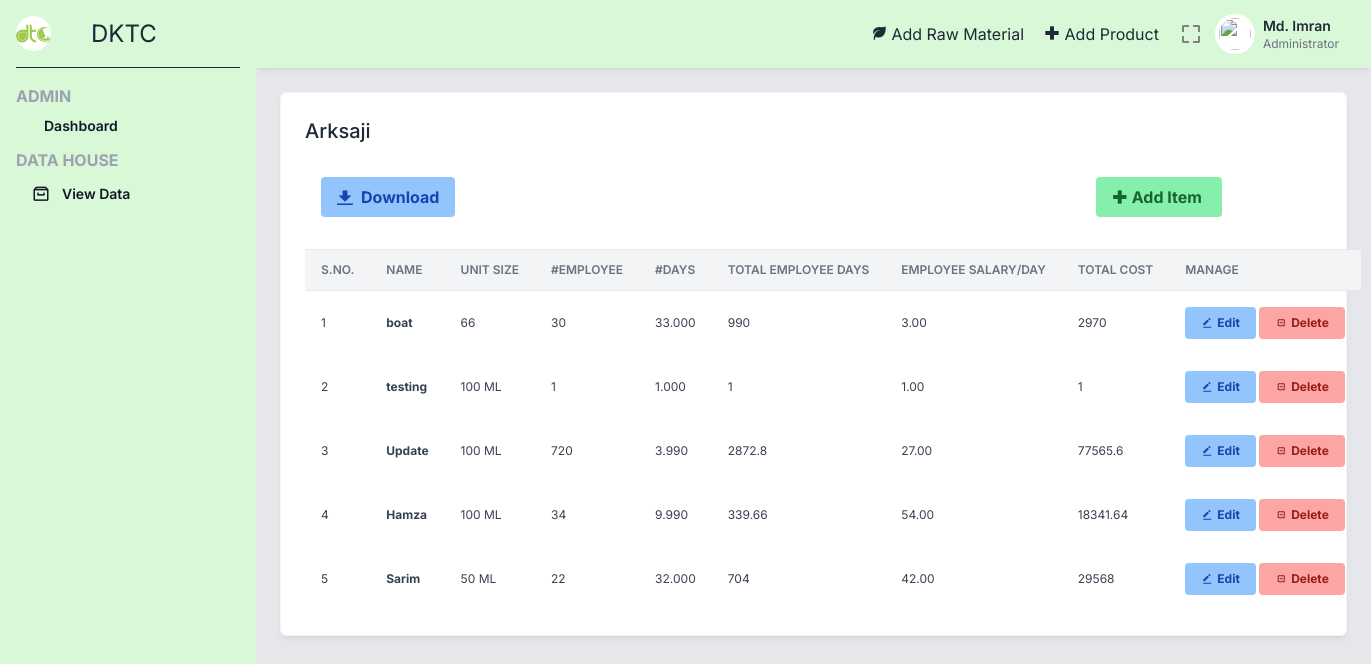
Screenshot of /arksaji.php (signed in) with the database file from the repository.
### tables this page shows
CREATE TABLE `arksaji` (
  `_id` int(5) NOT NULL,
  `pid` int(5) NOT NULL,
  `noe` int(3) NOT NULL,
  `nod` float(5,3) NOT NULL,
  `salPerDay` float(5,2) NOT NULL
);

CREATE TABLE `product` (
  `_id` int(5) NOT NULL,
  `name` varchar(100) NOT NULL,
  `type` varchar(2) NOT NULL,
  `sizes` varchar(10) NOT NULL
);

### arksaji.php (the view, shortened to what this page needs)
<?php include 'includes/_topbar.php' ?>
<div class="p-6">
    <div class="grid grid-cols-1 lg:grid-cols-3 gap-6 mb-6">
        <div class="bg-white border border-gray-100 shadow-md shadow-black/5 p-6 rounded-md lg:col-span-3">
            <div class="flex justify-between mb-4 items-start">
                <div class="font-medium">
                    <h2 class="text-xl">
                        Arksaji
                    </h2>
                </div>
            </div>
            <div class="grid grid-cols-1 md:grid-cols-2 lg:grid-cols-4 gap-4 mb-4">
                <div class="p-4">
                    <button class="bg-blue-300 hover:bg-blue-400 text-blue-800 font-bold py-2 px-4 rounded inline-flex items-center">
                        <svg class="fill-current w-4 h-4 mr-2" xmlns="http://www.w3.org/2000/svg" viewBox="0 0 20 20">
                            <path d="M13 8V2H7v6H2l8 8 8-8h-5zM0 18h20v2H0v-2z" />
                        </svg>
                        <span>Download</span>
                    </button>
                </div>
                <div class="p-4 col-start-4">
                    <a href="addArk.php">
                        <button class="bg-green-300 hover:bg-green-400 text-green-800 font-bold py-2 px-4 rounded inline-flex items-center">
                            <i class='bx bx-plus-medical'></i>
                            <span class="mx-1">Add Item</span>
                        </button>
                    </a>
                </div>
            </div>
            <div>
                <table class="items-center w-full bg-transparent border-collapse">
                    <thead>
                        <tr>
                            <th class="px-4 bg-gray-100 dark:bg-gray-600 text-gray-500 dark:text-gray-100 align-middle border border-solid border-gray-200 dark:border-gray-500 py-3 text-xs uppercase border-l-0 border-r-0 whitespace-nowrap font-semibold text-left">S.No.</th>
                            <th class="px-4 bg-gray-100 dark:bg-gray-600 text-gray-500 dark:text-gray-100 align-middle border border-solid border-gray-200 dark:border-gray-500 py-3 text-xs uppercase border-l-0 border-r-0 whitespace-nowrap font-semibold text-left">Name</th>
                            <th class="px-4 bg-gray-100 dark:bg-gray-600 text-gray-500 dark:text-gray-100 align-middle border border-solid border-gray-200 dark:border-gray-500 py-3 text-xs uppercase border-l-0 border-r-0 whitespace-nowrap font-semibold text-left min-w-140-px">Unit Size</th>
                            <th class="px-4 bg-gray-100 dark:bg-gray-600 text-gray-500 dark:text-gray-100 align-middle border border-solid border-gray-200 dark:border-gray-500 py-3 text-xs uppercase border-l-0 border-r-0 whitespace-nowrap font-semibold text-left min-w-140-px">#Employee</th>
                            <th class="px-4 bg-gray-100 dark:bg-gray-600 text-gray-500 dark:text-gray-100 align-middle border border-solid border-gray-200 dark:border-gray-500 py-3 text-xs uppercase border-l-0 border-r-0 whitespace-nowrap font-semibold text-left min-w-140-px">#Days</th>
                            <th class="px-4 bg-gray-100 dark:bg-gray-600 text-gray-500 dark:text-gray-100 align-middle border border-solid border-gray-200 dark:border-gray-500 py-3 text-xs uppercase border-l-0 border-r-0 whitespace-nowrap font-semibold text-left min-w-140-px">Total Employee Days</th>
                            <th class="px-4 bg-gray-100 dark:bg-gray-600 text-gray-500 dark:text-gray-100 align-middle border border-solid border-gray-200 dark:border-gray-500 py-3 text-xs uppercase border-l-0 border-r-0 whitespace-nowrap font-semibold text-left min-w-140-px">Employee Salary/Day</th>
                            <th class="px-4 bg-gray-100 dark:bg-gray-600 text-gray-500 dark:text-gray-100 align-middle border border-solid border-gray-200 dark:border-gray-500 py-3 text-xs uppercase border-l-0 border-r-0 whitespace-nowrap font-semibold text-left min-w-140-px">Total Cost</th>
                            <th class="px-4 bg-gray-100 dark:bg-gray-600 text-gray-500 dark:text-gray-100 align-middle border border-solid border-gray-200 dark:border-gray-500 py-3 text-xs uppercase border-l-0 border-r-0 whitespace-nowrap font-semibold text-left min-w-140-px">Manage</th>
                        </tr>
                    </thead>
                    <tbody>
                    <?php
                        $sql = "SELECT * FROM `arksaji`";
                        $result = mysqli_query($conn, $sql);
                        $sno = 0;
                        while ($row = mysqli_fetch_assoc($result)) {
                            $productId = $row['pid'];
                            $sqlProduct = "SELECT name, type, sizes FROM product WHERE _id = $productId";
                            $resultProd = mysqli_query($conn, $sqlProduct);
                            while($prodRow = mysqli_fetch_assoc($resultProd)){
                                $name = $prodRow['name'];
                                $size = $prodRow['sizes'];
                            }
                            $idRM = $row['_id'];
                            $totalEmpDays = $row['noe'] * $row['nod'];
                            $totalCost = $row['salPerDay'] * $totalEmpDays;
                            $sno += 1;
                            echo "<tr class='text-gray-700 dark:text-gray-100'>
                                <td class='border-t-0 px-4 align-middle border-l-0 border-r-0 text-xs whitespace-nowrap p-4'>" . $sno . "</td>
                                <th class='border-t-0 px-4 align-middle border-l-0 border-r-0 text-xs whitespace-nowrap p-4 text-left'>" . $name . "</th>
                                <td class='border-t-0 px-4 align-middle border-l-0 border-r-0 text-xs whitespace-nowrap p-4'>
                                    " . $size . "
                                </td>
                                <td class='border-t-0 px-4 align-middle border-l-0 border-r-0 text-xs whitespace-nowrap p-4'>
                                    " . $row['noe'] . "
                                </td>
                                <td class='border-t-0 px-4 align-middle border-l-0 border-r-0 text-xs whitespace-nowrap p-4'>
                                    " . $row['nod'] . "
                                </td>
                                <td class='border-t-0 px-4 align-middle border-l-0 border-r-0 text-xs whitespace-nowrap p-4'>
                                    " . $totalEmpDays . "
                                </td>
                                <td class='border-t-0 px-4 align-middle border-l-0 border-r-0 text-xs whitespace-nowrap p-4'>
                                    " . $row['salPerDay'] . "
                                </td>
                                <td class='border-t-0 px-4 align-middle border-l-0 border-r-0 text-xs whitespace-nowrap p-4'>
                                    " . $totalCost . "
                                </td>
                                <td class='border-t-0 px-4 align-middle border-l-0 border-r-0 text-xs whitespace-nowrap p-4'>
                                    <a href='editArk.php?id=" . $idRM . "'>
                                        <button id=" . $row['_id'] . " class='edit bg-blue-300 hover:bg-blue-400 text-blue-800 font-bold py-2 px-4 rounded inline-flex items-center'>
                                            <i class='bx bxs-edit-alt'></i>
                                            <span class='ml-1'>Edit</span>
                                        </button>
                                    </a>
                                    <a href='delArk.php?id=" . $idRM . "'>
                                        <button id=" . $row['_id'] . " class='delete bg-red-300 hover:bg-red-400 text-red-800 font-bold py-2 px-4 rounded inline-flex items-center' onclick='sureDel()'>
                                            <i class='bx bx-checkbox-minus'></i>
                                            <span class='ml-1'>Delete</span>
                                        </button>
                                    </a>
                                </td>
                            </tr>";
                        }
                    ?>
                    </tbody>
                </table>
            </div>
        </div>
    </div>
</div>
<?php include 'includes/_bottombar.php' ?>

### includes/_topbar.php (style rules this page uses)
html { line-height: 1.5; -webkit-text-size-adjust: 100%; -moz-tab-size: 4; -o-tab-size: 4; tab-size: 4; font-family: ui-sans-serif, system-ui, -apple-system, BlinkMacSystemFont, "Segoe UI", Roboto, "Helvetica Neue", Arial, "Noto Sans", sans-serif, "Apple Color Emoji", "Segoe UI Emoji", "Segoe UI Symbol", "Noto Color Emoji"; font-feature-settings: normal; font-variation-settings: normal; }
body { margin: 0; line-height: inherit; }
h1, h2, h3, h4, h5, h6 { font-size: inherit; font-weight: inherit; }
a { color: inherit; text-decoration: inherit; }
table { text-indent: 0; border-color: inherit; border-collapse: collapse; }
button, input, optgroup, select, textarea { font-family: inherit; font-feature-settings: inherit; font-variation-settings: inherit; font-size: 100%; font-weight: inherit; line-height: inherit; color: inherit; margin: 0; padding: 0; }
button, select { text-transform: none; }
button, [type='button'], [type='reset'], [type='submit'] { -webkit-appearance: button; background-color: transparent; background-image: none; }
blockquote, dl, dd, h1, h2, h3, h4, h5, h6, hr, figure, p, pre { margin: 0; }
button, [role="button"] { cursor: pointer; }
img, svg, video, canvas, audio, iframe, embed, object { display: block; vertical-align: middle; }
.mb-4 { margin-bottom: 1rem; }
.mb-6 { margin-bottom: 1.5rem; }
.ml-1 { margin-left: 0.25rem; }
.mr-2 { margin-right: 0.5rem; }
.flex { display: flex; }
.grid { display: grid; }
.h-4 { height: 1rem; }
.w-full { width: 100%; }
.grid-cols-1 { grid-template-columns: repeat(1, minmax(0, 1fr)); }
.items-start { align-items: flex-start; }
.items-center { align-items: center; }
.justify-between { justify-content: space-between; }
.gap-4 { gap: 1rem; }
.gap-6 { gap: 1.5rem; }
.rounded { border-radius: 0.25rem; }
.rounded-md { border-radius: 0.375rem; }
.border { border-width: 1px; }
.border-gray-100 { --tw-border-opacity: 1; border-color: rgb(243 244 246 / var(--tw-border-opacity)); }
.border-gray-200 { --tw-border-opacity: 1; border-color: rgb(229 231 235 / var(--tw-border-opacity)); }
.bg-gray-100 { --tw-bg-opacity: 1; background-color: rgb(243 244 246 / var(--tw-bg-opacity)); }
.bg-white { --tw-bg-opacity: 1; background-color: rgb(255 255 255 / var(--tw-bg-opacity)); }
.p-4 { padding: 1rem; }
.p-6 { padding: 1.5rem; }
.px-4 { padding-left: 1rem; padding-right: 1rem; }
.py-2 { padding-top: 0.5rem; padding-bottom: 0.5rem; }
.text-left { text-align: left; }
.align-middle { vertical-align: middle; }
.font-inter { font-family: 'Inter', sans-serif; }
.text-xl { font-size: 1.25rem; line-height: 1.75rem; }
.font-bold { font-weight: 700; }
.font-medium { font-weight: 500; }
.font-semibold { font-weight: 600; }
.uppercase { text-transform: uppercase; }
.text-gray-800 { --tw-text-opacity: 1; color: rgb(31 41 55 / var(--tw-text-opacity)); }
.shadow-md { --tw-shadow: 0 4px 6px -1px rgb(0 0 0 / 0.1), 0 2px 4px -2px rgb(0 0 0 / 0.1); --tw-shadow-colored: 0 4px 6px -1px var(--tw-shadow-color), 0 2px 4px -2px var(--tw-shadow-color); box-shadow: var(--tw-ring-offset-shadow, 0 0 #0000), var(--tw-ring-shadow, 0 0 #0000), var(--tw-shadow); }
.shadow-black\/5 { --tw-shadow-color: rgb(0 0 0 / 0.05); --tw-shadow: var(--tw-shadow-colored); }
@media (min-width: 768px) { .md\:grid-cols-2 { grid-template-columns: repeat(2, minmax(0, 1fr)); } }
@media (min-width: 1024px) { .lg\:grid-cols-3 { grid-template-columns: repeat(3, minmax(0, 1fr)); } }

### rows the page displays
arksaji: pid.name "boat", pid.sizes "66", noe "30", nod "33.000", totalEmpDays "990", salPerDay "3.00", totalCost "2970"
arksaji: pid.name "testing", pid.sizes "100 ML", noe "1", nod "1.000", salPerDay "1.00"
arksaji: pid.name "Update", pid.sizes "100 ML", noe "720", nod "3.990", totalEmpDays "2872.8", salPerDay "27.00", totalCost "77565.6"
arksaji: pid.name "Hamza", pid.sizes "100 ML", noe "34", nod "9.990", totalEmpDays "339.66", salPerDay "54.00", totalCost "18341.64"
arksaji: pid.name "Sarim", pid.sizes "50 ML", noe "22", nod "32.000", totalEmpDays "704", salPerDay "42.00", totalCost "29568"
